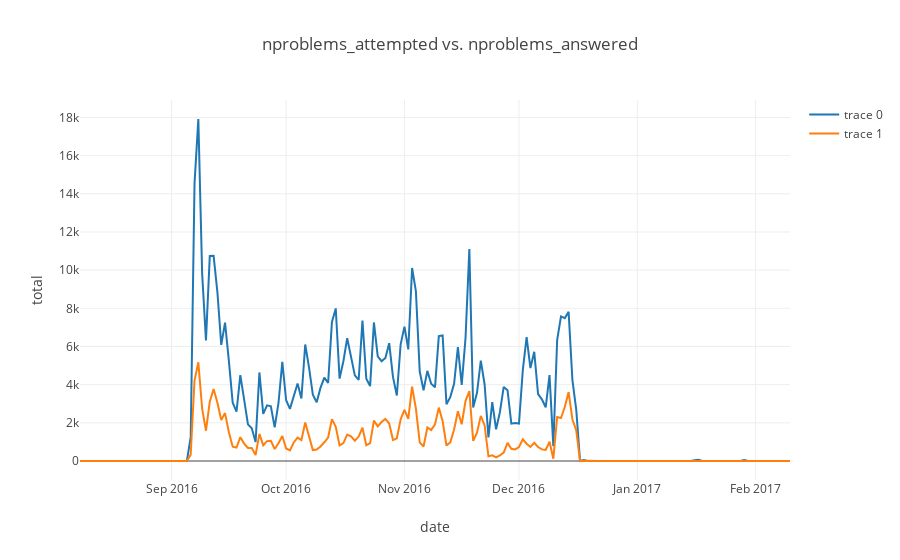

This figure's notebook cell:
### Code cell
total = pcd.groupby('date').sum()
display(['nproblems_attempted','nproblems_answered'],total,'nproblems_attempted vs. nproblems_answered', 'date', 'total')

### Figure 1 — Plotly figure (JSON) as saved in the notebook; plotly's stock layout.template omitted (floating-point values rounded to 4 significant figures; data arrays with more than 128 entries replaced by an {"elided": "..."} marker saying what was removed)
{"data": [{"type": "scatter", "x": {"elided": "178 str values"}, "y": {"elided": "178 int values"}}, {"type": "scatter", "x": {"elided": "178 str values"}, "y": {"elided": "178 int values"}}], "layout": {"hovermode": "closest", "title": "nproblems_attempted vs. nproblems_answered", "xaxis": {"title": "date"}, "yaxis": {"title": "total"}}}
